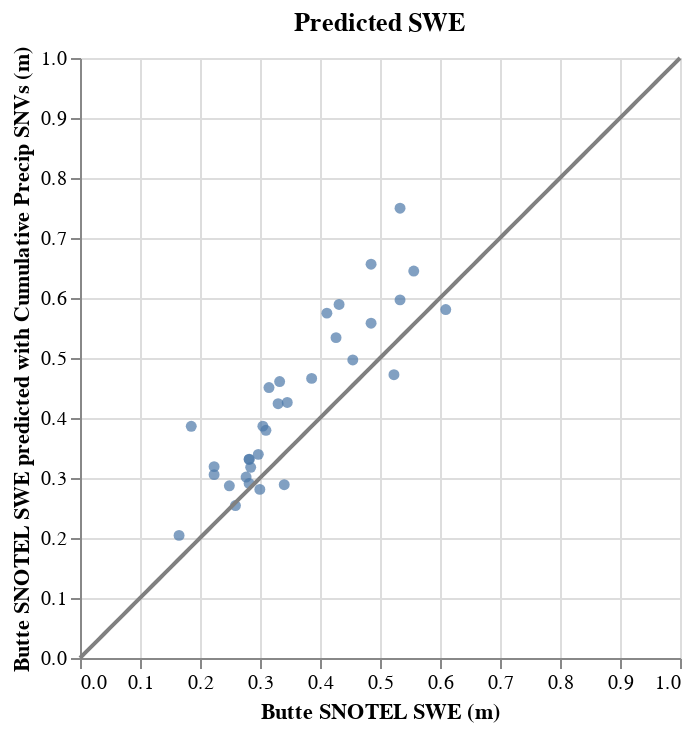

Notebook source saved alongside this figure:
### Code cell
data2 = {'x': np.linspace(0,1,100),
        'y': np.linspace(0,1,100)}
df_lin2 = pd.DataFrame(data2)
    
line2 = alt.Chart(df_lin2).mark_line().encode(
    alt.X('x:Q'),
    alt.Y('y:Q'),
    color=alt.value("#808080")
)

station_predict = alt.Chart(df_swe_pred).mark_circle().encode(
        x = alt.X('station_swe').title('Butte SNOTEL SWE (m)'), #.axis(values=[-5,-4,-3,-2,-1,0,1,2,3,4,5]),
        y = alt.Y('swe_pred_era5').title('Butte SNOTEL SWE predicted with Cumulative Precip SNVs (m)') #.axis(values=[-5,-4,-3,-2,-1,0,1,2,3,4,5]).scale(domain=[-5,5]).scale(domain=[0,2500]),
    ).properties(title='Predicted SWE')
combined = (station_predict + line2)
combined.save('../figures/swe_predicted_era5.png')
combined

### Figure 1 — Vega-Lite specification as saved in the notebook (floating-point values rounded to 4 significant figures)
{"config": {"view": {"continuousWidth": 300, "continuousHeight": 300}}, "layer": [{"data": {"name": "data-fded39978458505ee04e150815e509b4"}, "mark": {"type": "circle"}, "encoding": {"x": {"field": "station_swe", "title": "Butte SNOTEL SWE (m)", "type": "quantitative"}, "y": {"field": "swe_pred_era5", "title": "Butte SNOTEL SWE predicted with Cumulative Precip SNVs (m)", "type": "quantitative"}}, "title": "Predicted SWE"}, {"data": {"name": "data-99068c56b32a34900472446d57722635"}, "mark": {"type": "line"}, "encoding": {"color": {"value": "#808080"}, "x": {"field": "x", "type": "quantitative"}, "y": {"field": "y", "type": "quantitative"}}}], "$schema": "https://vega.github.io/schema/vega-lite/v5.17.0.json", "datasets": {"data-fded39978458505ee04e150815e509b4": [{"station_swe": 0.1854, "swe_pred": 0.3287, "difference": -0.1433, "swe_pred_era5": 0.3861}, {"station_swe": 0.315, "swe_pred": 0.3757, "difference": -0.06072, "swe_pred_era5": 0.4507}, {"station_swe": 0.2972, "swe_pred": 0.3012, "difference": -0.004009, "swe_pred_era5": 0.3394}, {"station_swe": 0.6096, "swe_pred": 0.5813, "difference": 0.02828, "swe_pred_era5": 0.5807}, {"station_swe": 0.2997, "swe_pred": 0.3724, "difference": -0.07272, "swe_pred_era5": 0.281}, {"station_swe": 0.5232, "swe_pred": 0.6105, "difference": -0.08723, "swe_pred_era5": 0.4722}, {"station_swe": 0.5334, "swe_pred": 0.5716, "difference": -0.03821, "swe_pred_era5": 0.5968}, {"station_swe": 0.4851, "swe_pred": 0.5732, "difference": -0.08809, "swe_pred_era5": 0.558}, {"station_swe": 0.3099, "swe_pred": 0.353, "difference": -0.04313, "swe_pred_era5": 0.3794}, {"station_swe": 0.2591, "swe_pred": 0.2931, "difference": -0.03401, "swe_pred_era5": 0.2542}, {"station_swe": 0.3302, "swe_pred": 0.3562, "difference": -0.02604, "swe_pred_era5": 0.4238}, {"station_swe": 0.2769, "swe_pred": 0.3676, "difference": -0.09072, "swe_pred_era5": 0.3016}, {"station_swe": 0.2489, "swe_pred": 0.3417, "difference": -0.09275, "swe_pred_era5": 0.2869}, {"station_swe": 0.3404, "swe_pred": 0.3546, "difference": -0.01426, "swe_pred_era5": 0.2889}, {"station_swe": 0.2845, "swe_pred": 0.3336, "difference": -0.04909, "swe_pred_era5": 0.3177}, {"station_swe": 0.4547, "swe_pred": 0.5781, "difference": -0.1234, "swe_pred_era5": 0.4968}, {"station_swe": 0.3861, "swe_pred": 0.4842, "difference": -0.09809, "swe_pred_era5": 0.466}, {"station_swe": 0.2819, "swe_pred": 0.3514, "difference": -0.06945, "swe_pred_era5": 0.291}, {"station_swe": 0.5563, "swe_pred": 0.6817, "difference": -0.1255, "swe_pred_era5": 0.645}, {"station_swe": 0.4267, "swe_pred": 0.5781, "difference": -0.1514, "swe_pred_era5": 0.5339}, {"station_swe": 0.3048, "swe_pred": 0.4372, "difference": -0.1324, "swe_pred_era5": 0.3865}, {"station_swe": 0.4318, "swe_pred": 0.5473, "difference": -0.1155, "swe_pred_era5": 0.5893}, {"station_swe": 0.1651, "swe_pred": 0.2267, "difference": -0.0616, "swe_pred_era5": 0.2044}, {"station_swe": 0.2235, "swe_pred": 0.2672, "difference": -0.04366, "swe_pred_era5": 0.3056}, {"station_swe": 0.4115, "swe_pred": 0.5522, "difference": -0.1407, "swe_pred_era5": 0.5748}, {"station_swe": 0.2819, "swe_pred": 0.2299, "difference": 0.052, "swe_pred_era5": 0.3315}, {"station_swe": 0.3327, "swe_pred": 0.3012, "difference": 0.03155, "swe_pred_era5": 0.4607}, {"station_swe": 0.5334, "swe_pred": 0.6914, "difference": -0.158, "swe_pred_era5": 0.7496}, {"station_swe": 0.2235, "swe_pred": 0.3077, "difference": -0.08415, "swe_pred_era5": 0.3189}, {"station_swe": 0.4851, "swe_pred": 0.6542, "difference": -0.169, "swe_pred_era5": 0.6563}, {"station_swe": 0.3454, "swe_pred": 0.3676, "difference": -0.02214, "swe_pred_era5": 0.4258}, {"station_swe": 0.2819, "swe_pred": 0.3141, "difference": -0.0322, "swe_pred_era5": 0.3309}], "data-99068c56b32a34900472446d57722635": [{"x": 0.0, "y": 0.0}, {"x": 0.0101, "y": 0.0101}, {"x": 0.0202, "y": 0.0202}, {"x": 0.0303, "y": 0.0303}, {"x": 0.0404, "y": 0.0404}, {"x": 0.05051, "y": 0.05051}, {"x": 0.06061, "y": 0.06061}, {"x": 0.07071, "y": 0.07071}, {"x": 0.08081, "y": 0.08081}, {"x": 0.09091, "y": 0.09091}, {"x": 0.101, "y": 0.101}, {"x": 0.1111, "y": 0.1111}, {"x": 0.1212, "y": 0.1212}, {"x": 0.1313, "y": 0.1313}, {"x": 0.1414, "y": 0.1414}, {"x": 0.1515, "y": 0.1515}, {"x": 0.1616, "y": 0.1616}, {"x": 0.1717, "y": 0.1717}, {"x": 0.1818, "y": 0.1818}, {"x": 0.1919, "y": 0.1919}, {"x": 0.202, "y": 0.202}, {"x": 0.2121, "y": 0.2121}, {"x": 0.2222, "y": 0.2222}, {"x": 0.2323, "y": 0.2323}, {"x": 0.2424, "y": 0.2424}, {"x": 0.2525, "y": 0.2525}, {"x": 0.2626, "y": 0.2626}, {"x": 0.2727, "y": 0.2727}, {"x": 0.2828, "y": 0.2828}, {"x": 0.2929, "y": 0.2929}, {"x": 0.303, "y": 0.303}, {"x": 0.3131, "y": 0.3131}, {"x": 0.3232, "y": 0.3232}, {"x": 0.3333, "y": 0.3333}, {"x": 0.3434, "y": 0.3434}, {"x": 0.3535, "y": 0.3535}, {"x": 0.3636, "y": 0.3636}, {"x": 0.3737, "y": 0.3737}, {"x": 0.3838, "y": 0.3838}, {"x": 0.3939, "y": 0.3939}, {"x": 0.404, "y": 0.404}, {"x": 0.4141, "y": 0.4141}, {"x": 0.4242, "y": 0.4242}, {"x": 0.4343, "y": 0.4343}, {"x": 0.4444, "y": 0.4444}, {"x": 0.4545, "y": 0.4545}, {"x": 0.4646, "y": 0.4646}, {"x": 0.4747, "y": 0.4747}, {"x": 0.4848, "y": 0.4848}, {"x": 0.4949, "y": 0.4949}, {"x": 0.5051, "y": 0.5051}, {"x": 0.5152, "y": 0.5152}, {"x": 0.5253, "y": 0.5253}, {"x": 0.5354, "y": 0.5354}, {"x": 0.5455, "y": 0.5455}, {"x": 0.5556, "y": 0.5556}, {"x": 0.5657, "y": 0.5657}, {"x": 0.5758, "y": 0.5758}, {"x": 0.5859, "y": 0.5859}, {"x": 0.596, "y": 0.596}, {"x": 0.6061, "y": 0.6061}, {"x": 0.6162, "y": 0.6162}, {"x": 0.6263, "y": 0.6263}, {"x": 0.6364, "y": 0.6364}, {"x": 0.6465, "y": 0.6465}, {"x": 0.6566, "y": 0.6566}, {"x": 0.6667, "y": 0.6667}, {"x": 0.6768, "y": 0.6768}, {"x": 0.6869, "y": 0.6869}, {"x": 0.697, "y": 0.697}, {"x": 0.7071, "y": 0.7071}, {"x": 0.7172, "y": 0.7172}, {"x": 0.7273, "y": 0.7273}, {"x": 0.7374, "y": 0.7374}, {"x": 0.7475, "y": 0.7475}, {"x": 0.7576, "y": 0.7576}, {"x": 0.7677, "y": 0.7677}, {"x": 0.7778, "y": 0.7778}, {"x": 0.7879, "y": 0.7879}, {"x": 0.798, "y": 0.798}, {"x": 0.8081, "y": 0.8081}, {"x": 0.8182, "y": 0.8182}, {"x": 0.8283, "y": 0.8283}, {"x": 0.8384, "y": 0.8384}, {"x": 0.8485, "y": 0.8485}, {"x": 0.8586, "y": 0.8586}, {"x": 0.8687, "y": 0.8687}, {"x": 0.8788, "y": 0.8788}, {"x": 0.8889, "y": 0.8889}, {"x": 0.899, "y": 0.899}, {"x": 0.9091, "y": 0.9091}, {"x": 0.9192, "y": 0.9192}, {"x": 0.9293, "y": 0.9293}, {"x": 0.9394, "y": 0.9394}, {"x": 0.9495, "y": 0.9495}, {"x": 0.9596, "y": 0.9596}, {"x": 0.9697, "y": 0.9697}, {"x": 0.9798, "y": 0.9798}, {"x": 0.9899, "y": 0.9899}, {"x": 1.0, "y": 1.0}]}}
